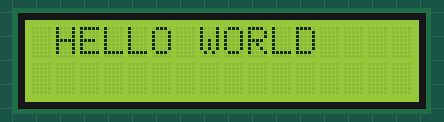
This sketch was run on a simulated Arduino Uno, built with avr-gcc and run on an emulated ATmega328P. Shown: 16×2 character LCD.

Above: at 0.1 s.
At 3.6 s:
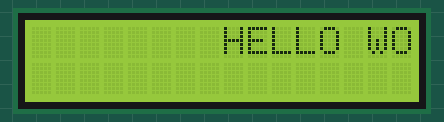
At 7.1 s:
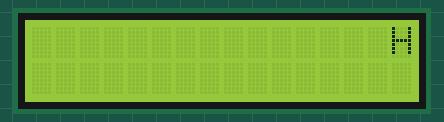
At 14.6 s:
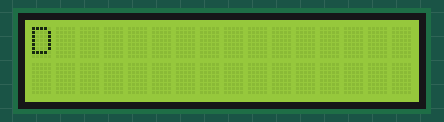
At 19.6 s:
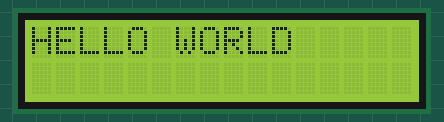
At 39.1 s:
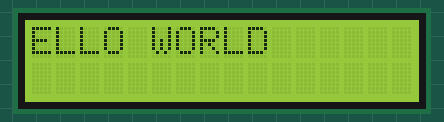

Measured:
- what the display in image 1 shows lasts 0.5 s, from 3.6 s to 4.1 s

The sketch:

LCD_HELLO_WORLD.ino
```cpp
#include<LiquidCrystal.h>
int rs = 2, en = 3, d4 = 4, d5 = 5, d6 = 6, d7 = 7;
LiquidCrystal lcd(rs, en, d4, d5, d6, d7);
void setup() {
  // put your setup code here, to run once:
lcd.begin(16,2);
lcd.print("HELLO WORLD");
}

void loop() {
  // put your main code here, to run repeatedly:
lcd.scrollDisplayRight();
delay(500);
}
```
